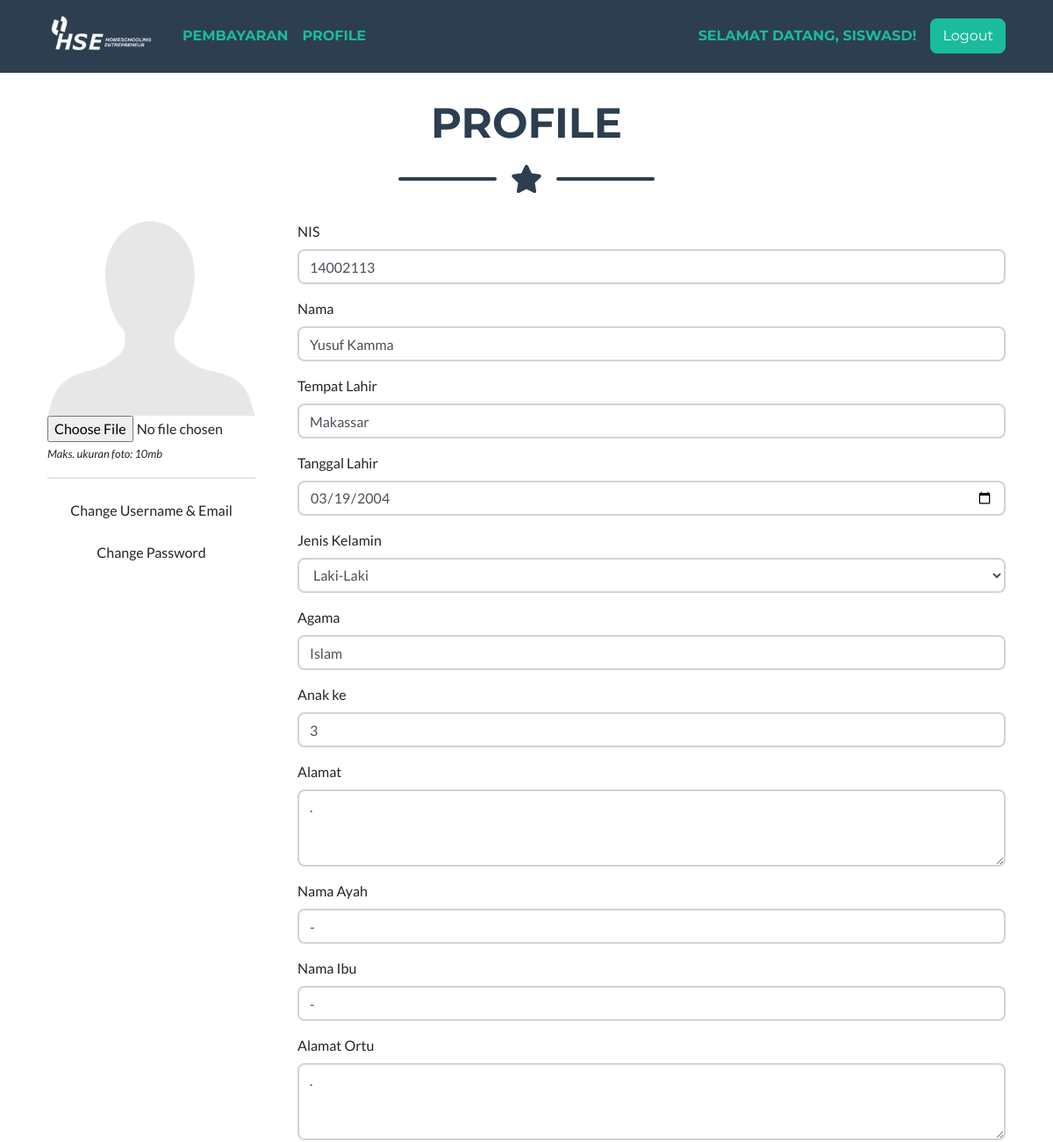
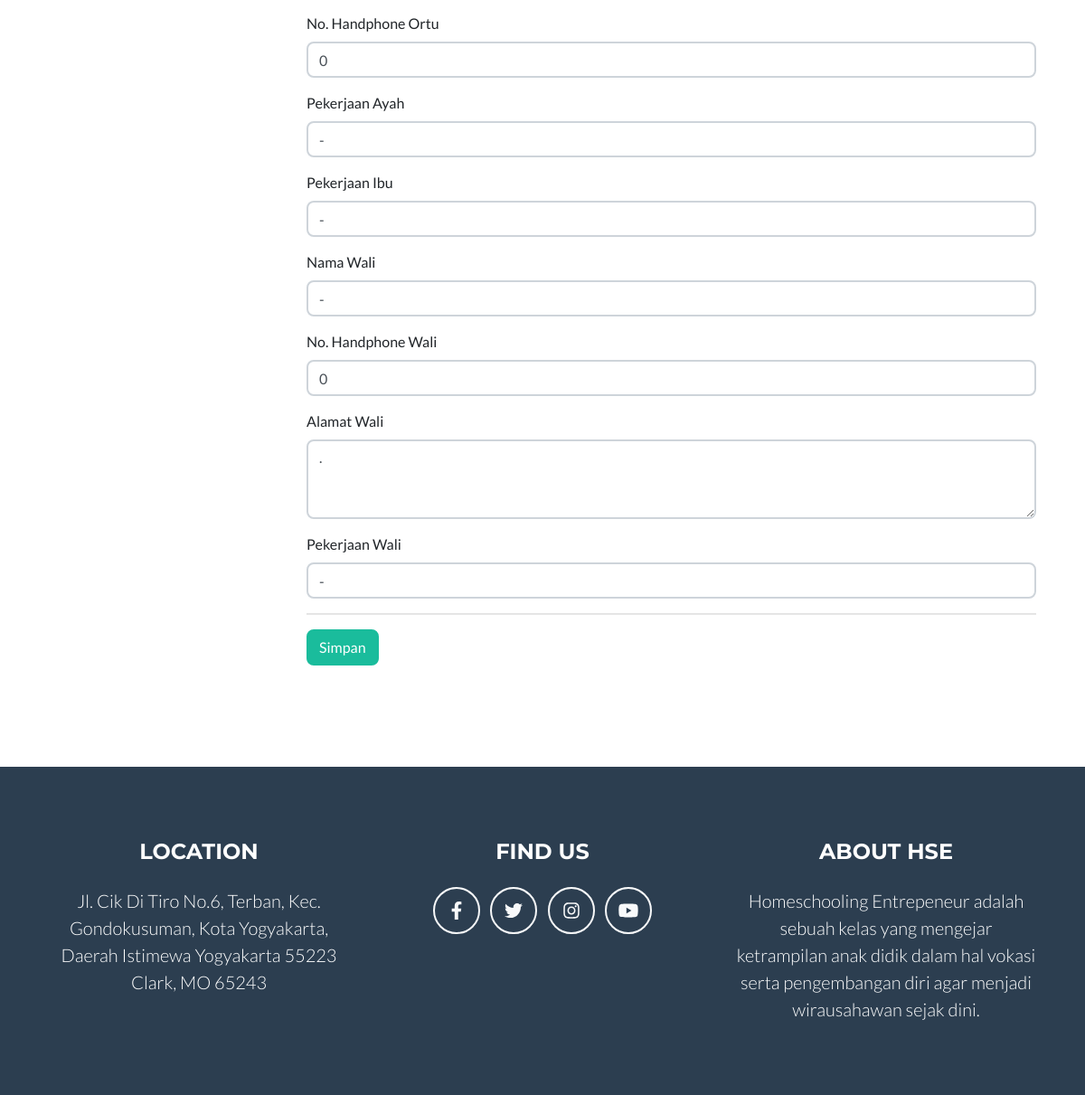
/profile (signed in), run on the app's committed database (2 pictures, top to bottom).
### tables this page shows
CREATE TABLE `tb_siswa` (
  `siswa_id` int(11) NOT NULL,
  `siswa_nis` varchar(255) DEFAULT NULL,
  `siswa_nama` varchar(255) DEFAULT NULL,
  `siswa_tmp_lahir` varchar(255) DEFAULT NULL,
  `siswa_tgl_lahir` date DEFAULT NULL,
  `siswa_jenis_kelamin` int(11) DEFAULT NULL,
  `siswa_agama` varchar(255) DEFAULT NULL,
  `siswa_anak_ke` int(11) DEFAULT NULL,
  `siswa_alamat` text,
  `siswa_nama_ayah` varchar(255) DEFAULT NULL,
  `siswa_nama_ibu` varchar(255) DEFAULT NULL,
  `siswa_alamat_ortu` text,
  `siswa_nohp_ortu` varchar(255) DEFAULT NULL,
  `siswa_pekerjaan_ayah` varchar(255) DEFAULT NULL,
  `siswa_pekerjaan_ibu` varchar(255) DEFAULT NULL,
  `siswa_nama_wali` varchar(255) DEFAULT NULL,
  `siswa_nohp_wali` varchar(255) DEFAULT NULL,
  `siswa_alamat_wali` text,
  `siswa_pekerjaan_wali` varchar(255) DEFAULT NULL,
  `siswa_jenjang` int(11) DEFAULT NULL,
  `siswa_kelas` int(11) DEFAULT NULL,
  `siswa_semester` varchar(255) DEFAULT NULL,
  `siswa_foto` varchar(255) DEFAULT NULL,
  `siswa_uid` int(11) DEFAULT NULL
);

### app/core/Controller.php (called while the page is built, shortened)
<?php
class Controller {
	public function model($model) {
		return new $model;
	}
	public function view($view, $data = []) {
		require_once 'app/views/' . $view . '.php';
	}
}

### app/core/App.php (called while the page is built, shortened)
<?php
class App {
  protected $method = 'index';
  protected $params = [];
  public function __construct() {
    $this->controller = new $this->controller;
    call_user_func_array([$this->controller, $this->method], $this->params);
  }
}

### index.php (called while the page is built, shortened)
<?php
$app = new App;

### app/helpers/eda_helper.php (called while the page is built, shortened)
<?php
if (!function_exists('base_url')) {
	function base_url($atRoot=FALSE, $atCore=FALSE, $parse=FALSE){
		if (isset($_SERVER['HTTP_HOST'])) {
			$http = isset($_SERVER['HTTPS']) && strtolower($_SERVER['HTTPS']) !== 'off' ? 'https' : 'http';
			$hostname = $_SERVER['HTTP_HOST'];
			$dir = str_replace(basename($_SERVER['SCRIPT_NAME']), '', $_SERVER['SCRIPT_NAME']);
			$core = preg_split('@/@', str_replace($_SERVER['DOCUMENT_ROOT'], '', realpath(dirname(__FILE__))), NULL, PREG_SPLIT_NO_EMPTY);
			$core = $core[0];
			$tmplt = $atRoot ? ($atCore ? "%s://%s/%s/" : "%s://%s/") : ($atCore ? "%s://%s/%s/" : "%s://%s%s");
			$end = $atRoot ? ($atCore ? $core : $hostname) : ($atCore ? $core : $dir);
			$base_url = sprintf( $tmplt, $http, $hostname, $end );
		}
		else $base_url = 'http://localhost/';
		return $base_url;
	}
}

### app/core/Model.php (called while the page is built, shortened)
<?php
class Model {
	private $host = DB_HOST;
	private $user = DB_USER;
	private $pass = DB_PASS;
	private $db_name = DB_NAME;
	private $dbh;
	private $stmt;
	public function __construct() {
		$dsn = 'mysql:host=' . $this->host . ';dbname=' . $this->db_name;
		$option = [
			PDO::ATTR_PERSISTENT => true,
			PDO::ATTR_ERRMODE => PDO::ERRMODE_EXCEPTION
		];
		try {
			$this->dbh = new PDO($dsn, $this->user, $this->pass, $option);
		} catch (PDOException $e) {
			die($e->getMessage());
		}
	}
	public function query($query) {
		$this->stmt = $this->dbh->prepare($query);
	}
	public function bind($param, $value, $type = NULL) {
		if (is_null($type)) {
			switch (true) {
				default:
					$type = PDO::PARAM_STR;
			}
		}
		$this->stmt->bindValue($param, $value, $type);
	}
	public function execute() {
		$this->stmt->execute();
	}
	public function row() {
		$this->execute();
		return $this->stmt->fetch(PDO::FETCH_OBJ);
	}
}

### app/models/Siswa_model.php (called while the page is built, shortened)
<?php
class Siswa_model {
	private $table = 'tb_siswa';
	private $db;
	public function __construct() {
		$this->db = new Model;
	}
	public function get_by($by) {
		$this->db->query('SELECT * FROM ' . $this->table . ' WHERE '.$by[0].'=:'.$by[0]);
		$this->db->bind($by[0], $by[1]);
		return $this->db->row();
	}
}

### app/views/profile/v_profile_siswa.php (the view, shortened to what this page needs)
<section class="page-section portfolio mt-4" id="portfolio">
	<div class="container">
		<div class="row">
			<div class="col-md-12">
				<h2 class="page-section-heading text-center text-uppercase text-secondary mb-0">Profile</h2>
				<div class="divider-custom">
                    <div class="divider-custom-line"></div>
                    <div class="divider-custom-icon"><i class="fas fa-star"></i></div>
                    <div class="divider-custom-line"></div>
                </div>
			</div>
		</div>
		<div class="row justify-content-center">
			<div class="col-md-3">
				<form action="<?php echo base_url(); ?>profile/update_siswa" method="post" enctype="multipart/form-data" style="width: 100%">
				<img src="<?php echo base_url(); ?>uploads/profile/<?php echo (isset($data['siswa']->siswa_foto) ? $data['siswa']->siswa_foto : 'user-default.png'); ?>" alt="" class="img-responsive thumbnail" width="100%">
				<input type="file" name="siswa_foto" value="<?php echo (isset($data['siswa']->siswa_foto) ? (!is_null($data['siswa']->siswa_foto) ? $data['siswa']->siswa_foto : '') : ''); ?>">
				<p><small><i>Maks. ukuran foto: 10mb</i></small></p>
				<hr>
				<button type="button" class="btn btn-default btn-block" data-toggle="modal" data-target="#changeUseremail">Change Username & Email</button>
				<button type="button" class="btn btn-default btn-block" data-toggle="modal" data-target="#changePassword">Change Password</button>
			</div>
			<div class="col-md-9">
				<div class="form-group">
					<label>NIS</label>
					<input type="text" name="siswa_nis" class="form-control" placeholder="NIS" value="<?php echo (isset($data['siswa']->siswa_nis) ?  $data['siswa']->siswa_nis : '' ); ?>" required>
				</div>
				<div class="form-group">
					<label>Nama</label>
					<input type="text" name="siswa_nama" class="form-control" placeholder="Nama" value="<?php echo (isset($data['siswa']->siswa_nama) ? $data['siswa']->siswa_nama : '' ); ?>" required>
				</div>
				<div class="form-group">
					<label>Tempat Lahir</label>
					<input type="text" name="siswa_tmp_lahir" class="form-control" placeholder="Tempat Lahir" value="<?php echo (isset($data['siswa']->siswa_tmp_lahir) ? $data['siswa']->siswa_tmp_lahir : '' ); ?>" required>
				</div>
				<div class="form-group">
					<label>Tanggal Lahir</label>
					<input type="date" name="siswa_tgl_lahir" class="form-control" placeholder="Tanggal Lahir" value="<?php echo (isset($data['siswa']->siswa_tgl_lahir) ? $data['siswa']->siswa_tgl_lahir : '' ); ?>" required>
				</div>
				<div class="form-group">
					<label>Jenis Kelamin</label>
					<select name="siswa_jenis_kelamin" class="form-control" id="">
						<option value="1" <?php echo (isset($data['siswa']->siswa_jenis_kelamin) ? ($data['siswa']->siswa_jenis_kelamin == 1 ?  'selected' : '') : '' ); ?>>Laki-Laki</option>
					</select>
				</div>
				<div class="form-group">
					<label>Agama</label>
					<input type="text" name="siswa_agama" class="form-control" placeholder="Agama" value="<?php echo (isset($data['siswa']->siswa_agama) ? $data['siswa']->siswa_agama : '' ); ?>" required>
				</div>
				<div class="form-group">
					<label>Anak ke</label>
					<input type="text" name="siswa_anak_ke" class="form-control" placeholder="Anak ke" value="<?php echo (isset($data['siswa']->siswa_anak_ke) ? $data['siswa']->siswa_anak_ke : '' ); ?>" required>
				</div>
				<div class="form-group">
					<label>Alamat</label>
					<textarea name="siswa_alamat" id="" cols="30" rows="3" class="form-control" placeholder="Alamat" required><?php echo (isset($data['siswa']->siswa_alamat) ? $data['siswa']->siswa_alamat : '' ); ?></textarea>
				</div>
				<div class="form-group">
					<label>Nama Ayah</label>
					<input type="text" name="siswa_nama_ayah" class="form-control" placeholder="Nama Ayah" value="<?php echo (isset($data['siswa']->siswa_nama_ayah) ? $data['siswa']->siswa_nama_ayah : '' ); ?>" required>
				</div>
				<div class="form-group">
					<label>Nama Ibu</label>
					<input type="text" name="siswa_nama_ibu" class="form-control" placeholder="Nama Ibu" value="<?php echo (isset($data['siswa']->siswa_nama_ibu) ? $data['siswa']->siswa_nama_ibu : '' ); ?>" required>
				</div>
				<div class="form-group">
					<label>Alamat Ortu</label>
					<textarea name="siswa_alamat_ortu" id="" cols="30" rows="3" class="form-control" placeholder="Alamat Ortu" required><?php echo (isset($data['siswa']->siswa_alamat_ortu) ? $data['siswa']->siswa_alamat_ortu : '' ); ?></textarea>
				</div>
				<div class="form-group">
					<label>No. Handphone Ortu</label>
					<input type="text" name="siswa_nohp_ortu" class="form-control" placeholder="No. Handphone Ortu" value="<?php echo (isset($data['siswa']->siswa_nohp_ortu) ? $data['siswa']->siswa_nohp_ortu : '' ); ?>" required>
				</div>
				<div class="form-group">
					<label>Pekerjaan Ayah</label>
					<input type="text" name="siswa_pekerjaan_ayah" class="form-control" placeholder="Pekerjaan Ayah" value="<?php echo (isset($data['siswa']->siswa_pekerjaan_ayah) ? $data['siswa']->siswa_pekerjaan_ayah : '' ); ?>" required>
				</div>
				<div class="form-group">
					<label>Pekerjaan Ibu</label>
					<input type="text" name="siswa_pekerjaan_ibu" class="form-control" placeholder="Pekerjaan Ibu" value="<?php echo (isset($data['siswa']->siswa_pekerjaan_ibu) ? $data['siswa']->siswa_pekerjaan_ibu : '' ); ?>" required>
				</div>
				<div class="form-group">
					<label>Nama Wali</label>
					<input type="text" name="siswa_nama_wali" class="form-control" placeholder="Nama Wali" value="<?php echo (isset($data['siswa']->siswa_nama_wali) ? $data['siswa']->siswa_nama_wali : '' ); ?>" required>
				</div>
				<div class="form-group">
					<label>No. Handphone Wali</label>
					<input type="text" name="siswa_nohp_wali" class="form-control" placeholder="No. Handphone Wali" value="<?php echo (isset($data['siswa']->siswa_nohp_wali) ? $data['siswa']->siswa_nohp_wali : '' ); ?>" required>
				</div>
				<div class="form-group">
					<label>Alamat Wali</label>
					<textarea name="siswa_alamat_wali" id="" cols="30" rows="3" class="form-control" placeholder="Alamat Wali" required><?php echo (isset($data['siswa']->siswa_alamat_wali) ? $data['siswa']->siswa_alamat_wali : '' ); ?></textarea>
				</div>
				<div class="form-group">
					<label>Pekerjaan Wali</label>
					<input type="text" name="siswa_pekerjaan_wali" class="form-control" placeholder="Pekerjaan Wali" value="<?php echo (isset($data['siswa']->siswa_pekerjaan_wali) ? $data['siswa']->siswa_pekerjaan_wali : '' ); ?>" required>
				</div>
				<hr>
				<div class="form-group">
					<input type="submit" class="btn btn-primary" value="Simpan">
				</div>
			</div>
		</div>
	</div>
</section>

### data on the page
tb_siswa: siswa_foto (placeholder picture), siswa_nis "14002113", siswa_nama "Yusuf Kamma", siswa_tmp_lahir "Makassar", siswa_tgl_lahir "03/19/2004", siswa_jenis_kelamin "Laki-Laki", siswa_agama "Islam", siswa_anak_ke "3", siswa_alamat ".", siswa_nama_ayah "-", siswa_nama_ibu "-", siswa_alamat_ortu ".", siswa_nohp_ortu "0", siswa_pekerjaan_ayah "-", siswa_pekerjaan_ibu "-", siswa_nama_wali "-", siswa_nohp_wali "0", siswa_alamat_wali ".", siswa_pekerjaan_wali "-"

### other printed values
$_SESSION['username'] "SISWASD"
